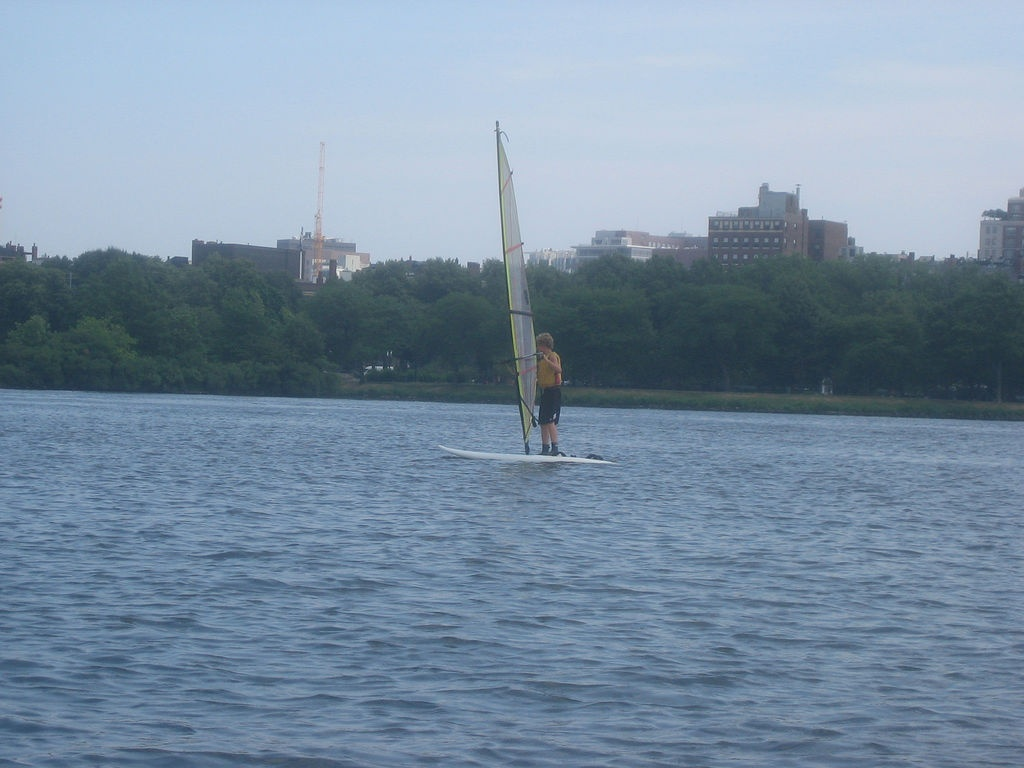
#> input picture test.jpg, 1024 x 768 px; its folder holds only this picture in this run
$ python -i edge.py   (imports and definitions only)
#> lines starting #> are read from the running program, lines starting #| are printed output that depends on the picture; after the words box and inside, x2 and y2 are one past the last pixel; in counts of white or black regions, pixels touching at a corner belong together
"""Edge detection using Canny edge detector for non-sketch images."""

import os
# import pdb

from settings import data_folder, edge_folder
from settings import edge_params

from skimage.feature import canny
from skimage.color import rgb2gray
from skimage.io import imread, imsave


def convert_to_sketch(img, use_params=True):
    """Convert a non-sketch image to sketch space using edge detection."""
#> called with use_params = True
    if len(img.shape) == 3:
        img = rgb2gray(img)
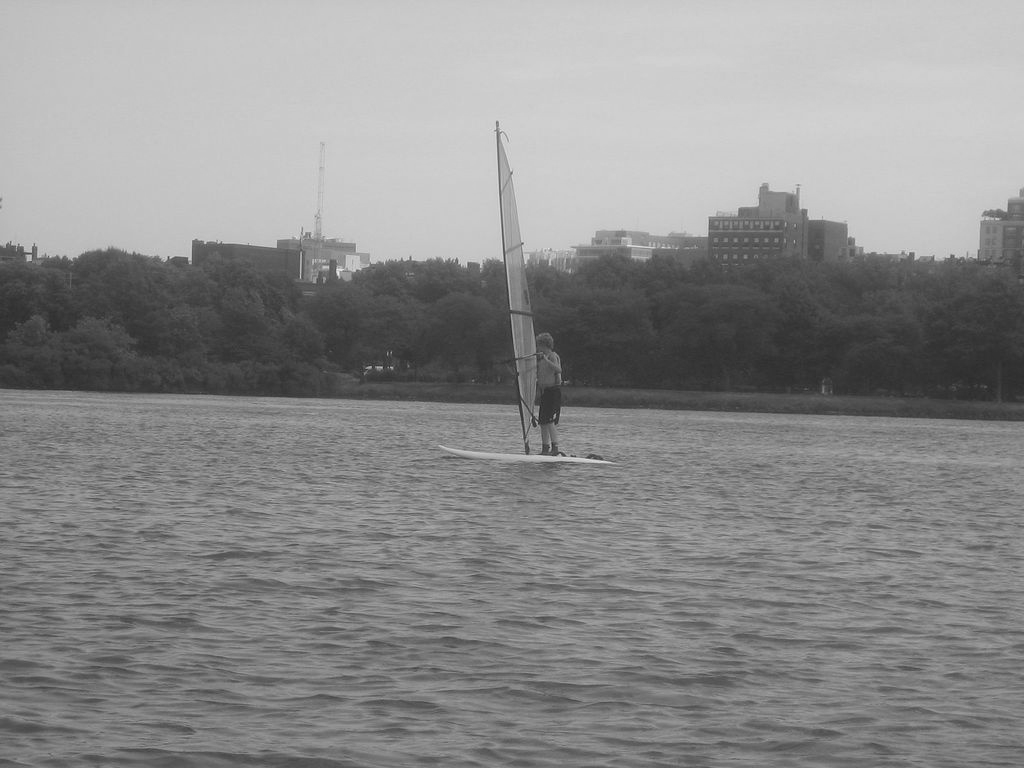
#> img: shape (768, 1024) float64; min 0.136, max 0.925, mean 0.547

    if use_params:
        edges = canny(img, **edge_params)
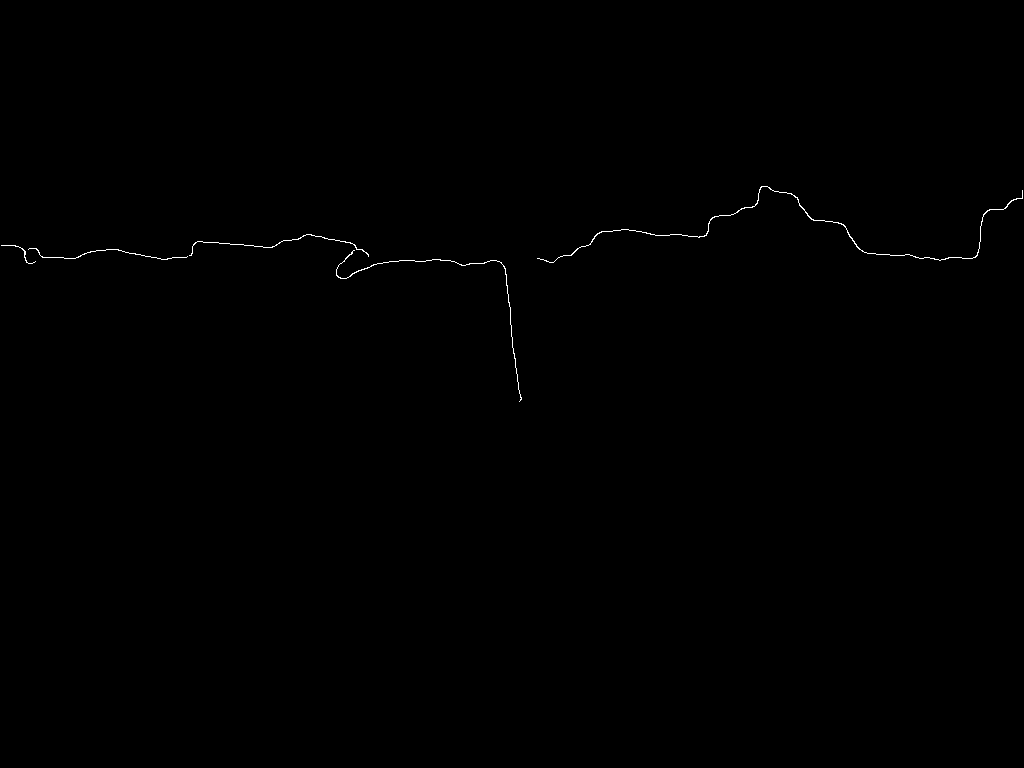
#> edges: shape (768, 1024) bool; 0.19% white in thin lines or dots, all inside (x1, y1, x2, y2) = (1, 186, 1023, 402)
    else:
        edges = canny(img)
    return edges * 255


def convert_images(data_folder, edge_folder):
    """Generate non-sketch images and save to edge folder."""
    folders = os.listdir(data_folder)
    print("Converting images to edge sketches")
    for label in folders:
        path = os.path.join(data_folder, label)
        edge_path = os.path.join(edge_folder, label)

        if not os.path.isdir(edge_path):
            os.mkdir(edge_path)
        files = os.listdir(path)

        for f in files:
            image_path = os.path.join(path, f)
            print("Processing image: ", image_path)
            img = imread(image_path, as_gray="True")
            edge_img = convert_to_sketch(img, use_params=True)
            # edge_img = convert_to_sketch(img, use_params=False)
            imsave(os.path.join(edge_path, f.strip(".jpg") + ".png"), edge_img)

    return True


# [2 lines not run here, left out]

>>> import cv2
>>> picture = cv2.cvtColor(cv2.imread('test.jpg'), cv2.COLOR_BGR2RGB)
>>> result = convert_to_sketch(picture)
